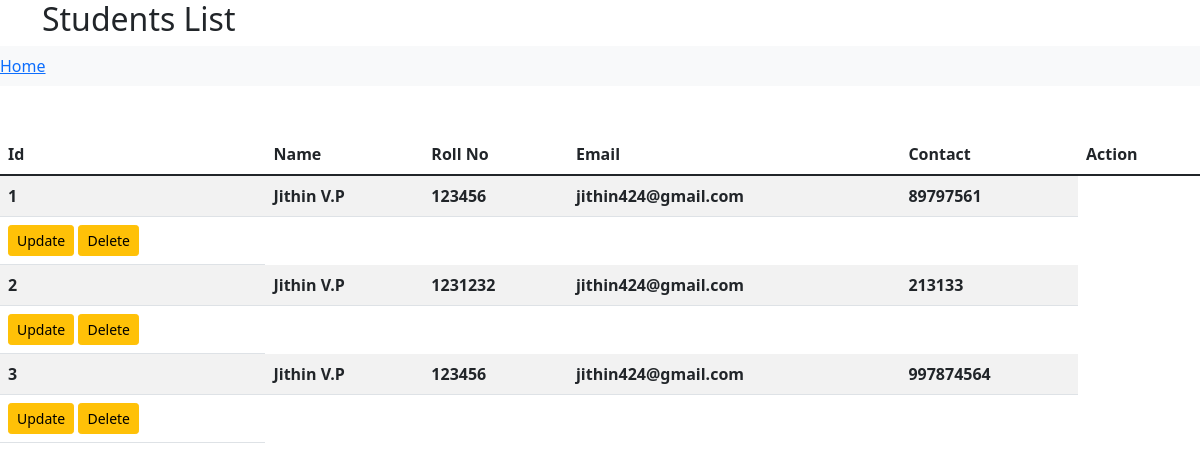
Screenshot of /List with the database file from the repository.
### BUCKDJANGOAPP/models.py (models this page shows, shortened)
class Student(models.Model):
    name = models.CharField(max_length=25)
    rollNo = models.IntegerField()
    email = models.EmailField()
    contact = models.IntegerField()

### BUCKDJANGOAPP/views.py (the view)
# urls.py: path('List', views.student_list, name='student_list'),
def student_list(request):
    students = Student.objects.all()
    return render(request, 'BUCKDJANGOAPP/student_list.html', {'students': students})

### templates/BUCKDJANGOAPP/student_list.html (shortened to what this page needs)
<!DOCTYPE html>
<html lang="en">
<head>
    <link href="https://cdn.jsdelivr.net/npm/bootstrap@5.1.3/dist/css/bootstrap.min.css" rel="stylesheet">
</head>
<body>
<div class="container">
    <h2>Students List</h2>
</div>
<nav class="navbar navbar-expand-lg navbar-light bg-light">
    <a class="navabar-brand" href="{% url 'Index' %}">Home</a>
</nav>
<br>
<br>
<table class="table table-striped">
    <thead>
    <tr>
        <th scope="col">Id</th>
        <th scope="col">Name</th>
        <th scope="col">Roll No</th>
        <th scope="col">Email</th>
        <th scope="col">Contact</th>
        <th scope="col">Action</th>
    </tr>
    </thead>
    <tbody>
    {% for st in students %}
    <tr>
        <th scope="row">{{ st.id }}</th>
        <th scope="row">{{ st.name }}</th>
        <th scope="row">{{ st.rollNo }}</th>
        <th scope="row">{{ st.email }}</th>
        <th scope="row">{{ st.contact }}</th>
    </tr>
    <td>
        <a class="btn btn-warning btn-sm" href="{% url 'update_student' st.id %}">Update</a>
        <a class="btn btn-warning btn-sm" href="{% url 'delete_student' st.id %}">Delete</a>
    </td>
    {% endfor %}
    </tbody>
</table>
</body>
</html>

### rows the page displays
Student: id "1", name "Jithin V.P", rollNo "123456", email "jithin424@gmail.com", contact "89797561"
Student: id "2", name "Jithin V.P", rollNo "1231232", email "jithin424@gmail.com", contact "213133"
Student: id "3", name "Jithin V.P", rollNo "123456", email "jithin424@gmail.com", contact "997874564"
